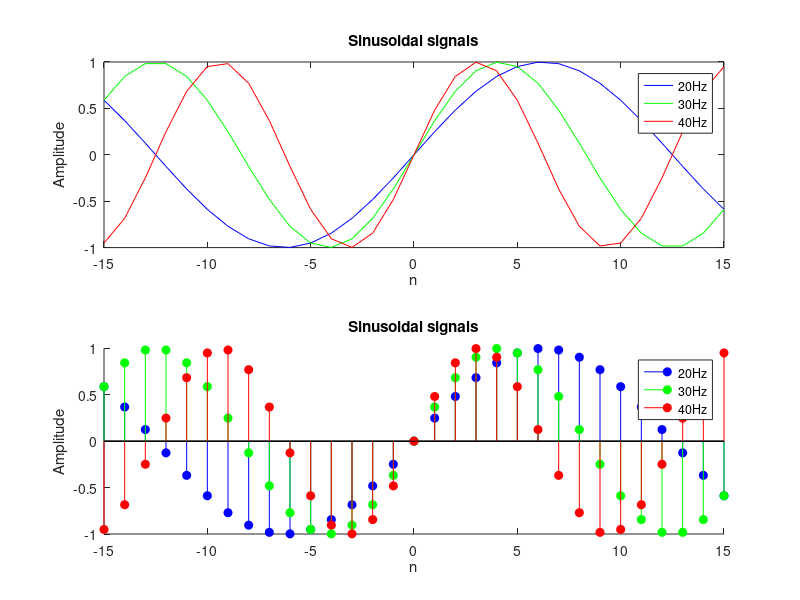

Write MATLAB code to recreate this figure.
%% Experiment - 1
% Exercise - 1
clc;
clear;
figure;

n = -15 : 15;  % Discrete time index
F_s = 500;  % Sampling frequency

%% Frequency 20 Hz
F = 20;  % Frequency of the signal
f_n = F / F_s;  % Normalised frequency
w = 2 * pi * f_n;  % Angular frequency
y_20 = sin(w * n);

%% Frequency 30 Hz
F = 30;  % Frequency of the signal
f_n = F / F_s;  % Normalised frequency
w = 2 * pi * f_n;  % Angular frequency
y_30 = sin(w * n);

%% Frequency 40 Hz
F = 40;  % Frequency of the signal
f_n = F / F_s;  % Normalised frequency
w = 2 * pi * f_n;  % Angular frequency
y_40 = sin(w * n);

%% Plots
subplot(211)
plot(n, y_20, 'b', n, y_30, 'g', n, y_40, 'r')
title('Sinusoidal signals')
legend('20Hz', '30Hz', '40Hz')
xlabel('n')
ylabel('Amplitude')

subplot(212)
hold on;
stem(n, y_20, 'b', 'filled')
stem(n, y_30, 'g', 'filled')
stem(n, y_40, 'r', 'filled')
hold off;
title('Sinusoidal signals')
legend('20Hz', '30Hz', '40Hz')
xlabel('n')
ylabel('Amplitude')
